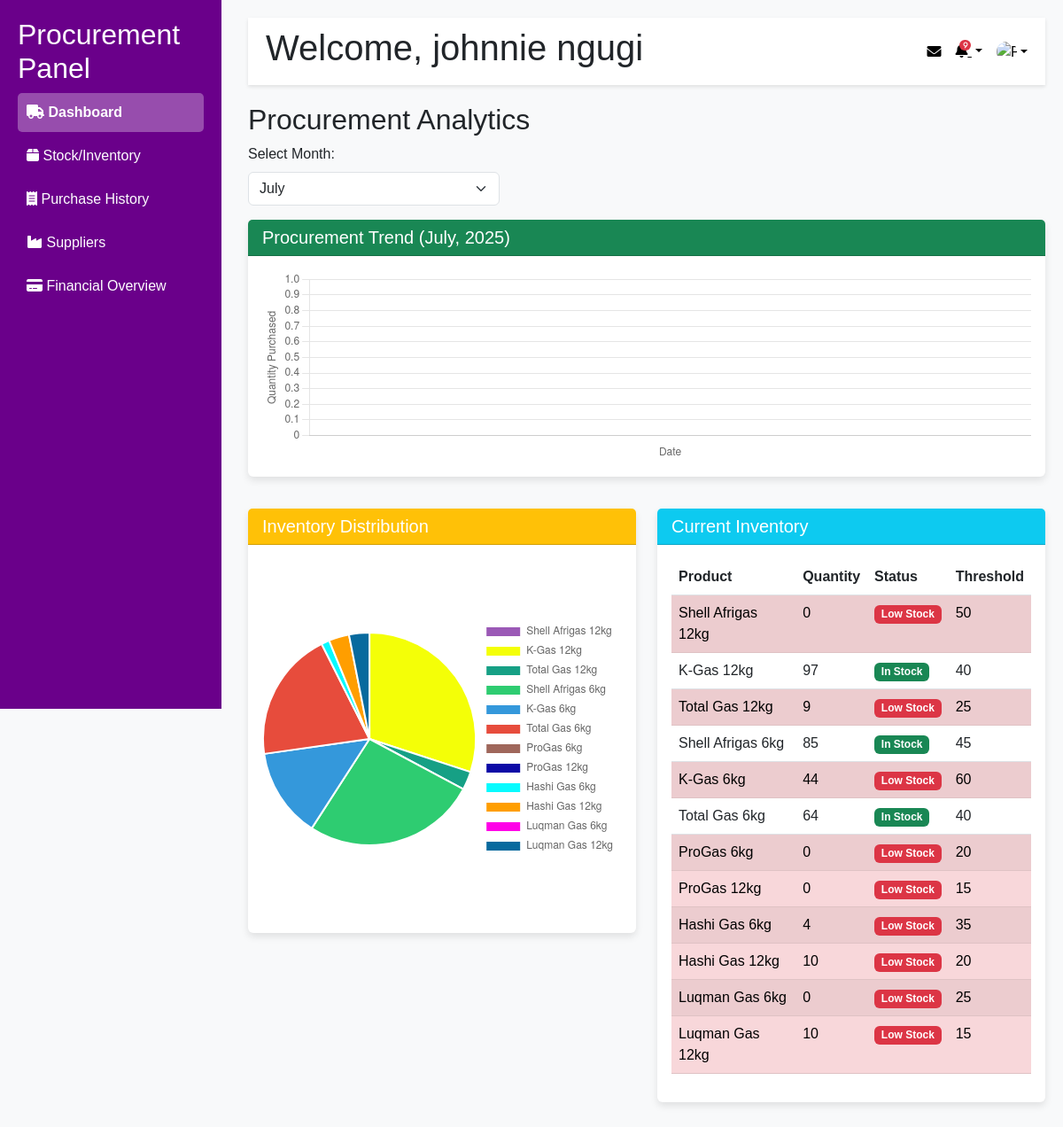
The page /staff/procurement_staff_dashboard.php (signed in) on the database as committed earlier.
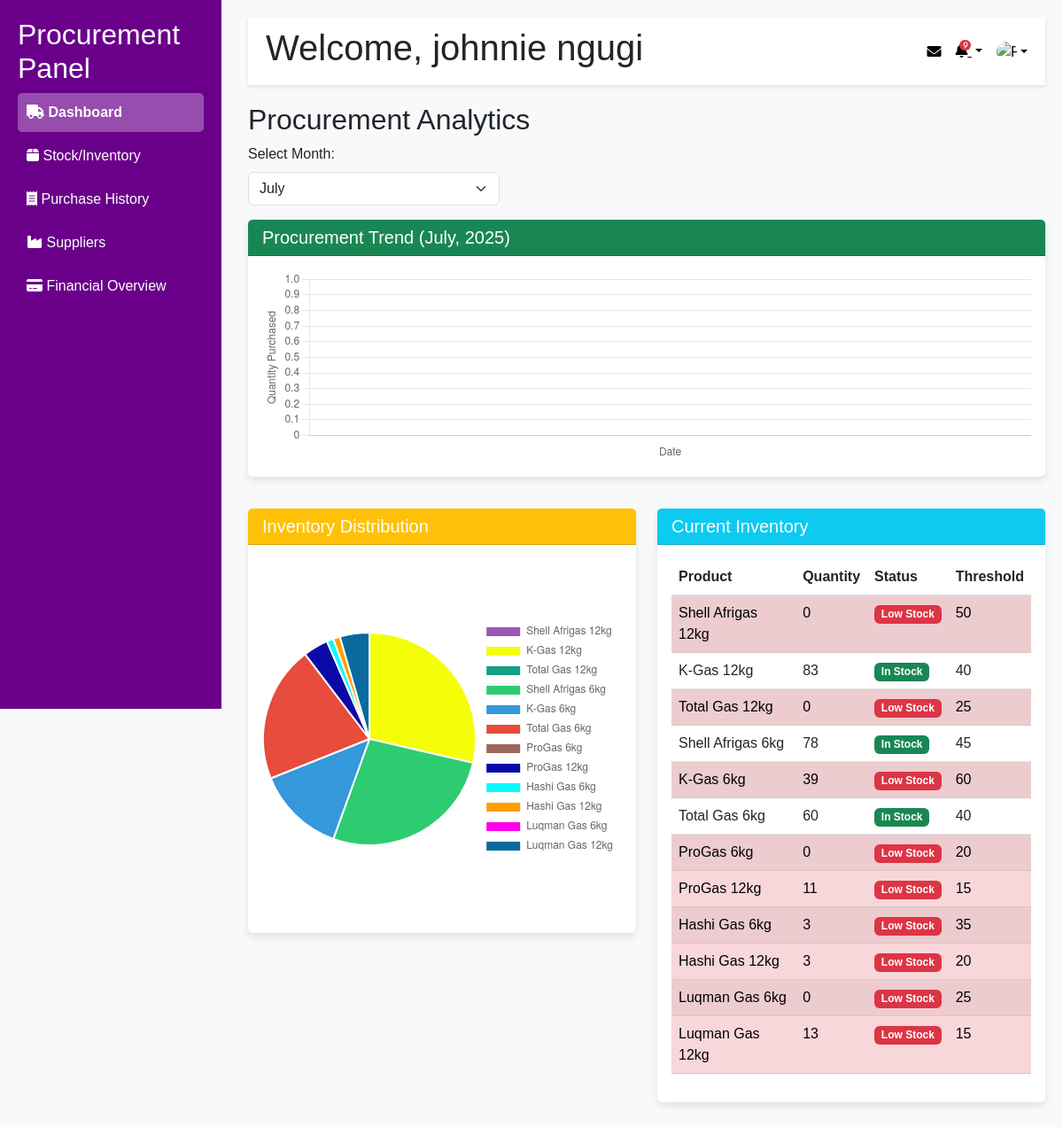
The same page on the database as committed later.
### tables this page shows
CREATE TABLE `products` (
  `product_id` int(10) UNSIGNED NOT NULL,
  `product_name` varchar(255) NOT NULL,
  `description` text DEFAULT NULL,
  `created_at` timestamp NOT NULL DEFAULT current_timestamp(),
  `image_path` varchar(255) DEFAULT NULL,
  `quantity` int(11) DEFAULT NULL
);

### staff/procurement_staff_dashboard.php (the view, shortened to what the changed rows need)
<?php
$staffName    = $_SESSION['staff_username'];
$host = 'localhost';
$db   = 'oceangas';
$user = 'root';
$pass = '';
$conn = new mysqli($host, $user, $pass, $db);
$stock_sql    = "SELECT product_id, product_name, quantity, created_at FROM products";
$stock_result = $conn->query($stock_sql);
$stocks             = [];
$supplierNames      = [];
$supplierQuantities = [];
if ($stock_result->num_rows > 0) {
    while ($row = $stock_result->fetch_assoc()) {
        $stocks[] = $row;
        $pName = trim($row['product_name']);
        $supplierNames[]           = $pName;
        $supplierQuantities[]      = intval($row['quantity']);
    }
}
$thresholds = [
    'Shell Afrigas 12kg' => 50,
    'K-Gas 12kg'         => 40,
    'Total Gas 12kg'     => 25,
    'Shell Afrigas 6kg'  => 45,
    'K-Gas 6kg'          => 60,
    'Total Gas 6kg'      => 40,
    'ProGas 6kg'         => 20,
    'ProGas 12kg'        => 15,
    'Hashi Gas 6kg'      => 35,
    'Hashi Gas 12kg'     => 20,
    'Luqman Gas 6kg'     => 25,
    'Luqman Gas 12kg'    => 15
];
$trendDays   = [];
$trendTotals = [];
$productBestSupplier = [];
$conn2 = new mysqli($host, $user, $pass, $db);
foreach ($stocks as $stock) {
    $pName = trim($stock['product_name']);
    $stmt = $conn2->prepare("SELECT pr.supplier_id FROM price pr JOIN products p ON pr.product_id = p.product_id WHERE p.product_name = ? ORDER BY pr.buying_price ASC LIMIT 1");
    $stmt->bind_param("s", $pName);
    $stmt->execute();
    $stmt->bind_result($sid);
    if ($stmt->fetch()) {
        $productBestSupplier[$pName] = $sid;
    }
}
?>
<!DOCTYPE html>
<html lang="en">
<head>
  <link
    href="https://cdn.jsdelivr.net/npm/bootstrap@5.3.0/dist/css/bootstrap.min.css"
    rel="stylesheet"
  />
  <link
    rel="stylesheet"
    href="https://cdnjs.cloudflare.com/ajax/libs/font-awesome/6.0.0/css/all.min.css"
  />
</head>
<body>
<div class="sidebar">
  <h2>Procurement Panel</h2>
</div>
<div class="content">
  <div class="topbar">
    <h1>Welcome, <?php echo htmlspecialchars($staffName); ?></h1>
  </div>
  <section class="section">
    <h2>Procurement Analytics</h2>
    <div class="row">
      <div class="col-md-6 mb-3">
        <div class="card">
          <div class="card-body">
            <canvas id="pieChart" width="400" height="300"></canvas>
          </div>
        </div>
      </div>
      <div class="col-md-6 mb-3">
        <div class="card">
          <div class="card-body">
            <table class="table table-striped">
              <thead>
                <tr>
                  <th>Product</th>
                  <th>Quantity</th>
                  <th>Status</th>
                  <th>Threshold</th>
                </tr>
              </thead>
              <tbody>
                <?php foreach ($stocks as $stock): ?>
                  <?php
                    $product = trim($stock['product_name']);
                    $quantity = intval($stock['quantity']);
                    $isLow = isset($thresholds[$product]) && $quantity < $thresholds[$product];
                    $bestSupplierId = $productBestSupplier[$product] ?? null;
                  ?>
                  <tr
                    <?php if ($isLow && $bestSupplierId): ?>
                      class="table-danger clickable-row"
                      style="cursor:pointer"
                      title="Click to procure <?php echo htmlspecialchars($product); ?> from best supplier"
                      onclick="window.location.href='/OceanGas/staff/supplier_info.php?id=<?php echo urlencode($bestSupplierId); ?>'"
                    <?php endif; ?>
                  >
                    <td><?php echo htmlspecialchars($product); ?></td>
                    <td><?php echo htmlspecialchars($quantity); ?></td>
                    <td>
                      <?php if ($isLow): ?>
                        <span class="badge bg-danger">Low Stock</span>
                      <?php else: ?>
                        <span class="badge bg-success">In Stock</span>
                      <?php endif; ?>
                    </td>
                    <td><?php echo htmlspecialchars($thresholds[$product] ?? '-'); ?></td>
                  </tr>
                <?php endforeach; ?>
              </tbody>
            </table>
          </div>
        </div>
      </div>
    </div>
  </section>
</div>
<script>
document.addEventListener("DOMContentLoaded", function() {
    /**
     * === Line Chart: Procurement Trend for SELECTED MONTH ===
     * We use the PHP arrays trendDays and trendTotals, built above.
     */
    const trendDays   = <?php echo json_encode($trendDays); ?>;    // e.g. ["2025-06-01", "2025-06-02", …]
    const trendTotals = <?php echo json_encode($trendTotals); ?>;  // e.g. [15, 42, 23, …]
    const lineCtx = document.getElementById('lineChart').getContext('2d');
    new Chart(lineCtx, {
        type: 'line',
        data: {
            labels: trendDays,
            datasets: [{
                label: 'Quantity Purchased',
                data: trendTotals,
                borderColor: '#2ecc71',
                backgroundColor: 'rgba(46, 204, 113, 0.2)',
                fill: true,
                tension: 0.1,
            }]
        },
        options: {
            responsive: true,
            plugins: {
              legend: { display: false }
            },
            scales: {
                x: {
                    title: {
                        display: true,
                        text: 'Date'
                    }
                },
                y: {
                    beginAtZero: true,
                    title: {
                        display: true,
                        text: 'Quantity Purchased'
                    }
                }
            }
        }
    });
    /**
     * === Pie Chart: Inventory Distribution (unchanged) ===
     */
    const procurementData = {
        labels: <?php echo json_encode($supplierNames); ?>,
        datasets: [{
            label: 'Inventory Volumes',
            data: <?php echo json_encode($supplierQuantities); ?>,
            backgroundColor: [
                '#9b59b6', '#f4ff07', '#16a085', '#2ecc71',
                '#3498db', '#e74c3c', '#9f675b', '#0c0aa6',
                '#07fbff', '#ff9e00', '#ff00e8', '#086a9e'
            ],
            hoverOffset: 4
        }]
    };
    const pieCtx = document.getElementById('pieChart').getContext('2d');
    new Chart(pieCtx, {
        type: 'pie',
        data: procurementData,
        options: {
            responsive: true,
            plugins: {
                legend: { position: 'right' },
                tooltip: { enabled: true }
            }
        }
    });
});
</script>
</body>
</html>

Rows that differ between the two databases and show on the page:
changed products "K-Gas 12kg": quantity "97" → "83"
changed products "Total Gas 12kg": quantity "9" → "0"
changed products "Shell Afrigas 6kg": quantity "85" → "78"
changed products "K-Gas 6kg": quantity "44" → "39"
changed products "Total Gas 6kg": quantity "64" → "60"
changed products "ProGas 12kg": quantity "0" → "11"
changed products "Hashi Gas 6kg": quantity "4" → "3"
changed products "Hashi Gas 12kg": quantity "10" → "3"
changed products "Luqman Gas 12kg": quantity "10" → "13"
Other text that changed with them:
chart data {{ json_encode($supplierQuantities) }}: [0,97,9,85,44,64,0,0,4,10,0,10] → [0,83,0,78,39,60,0,11,3,3,0,13]
